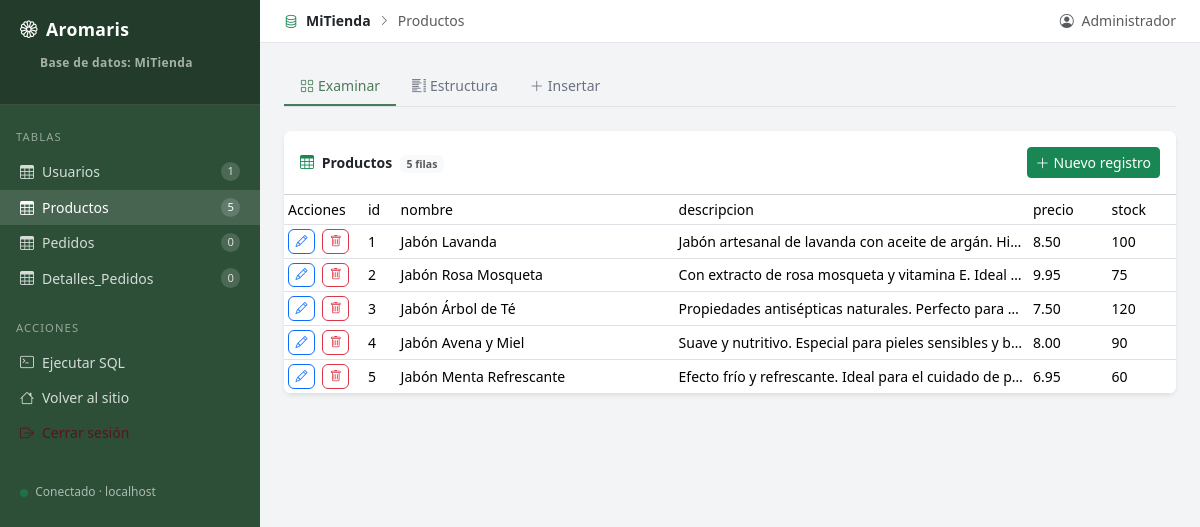
/admin.php?tabla=Productos&accion=browse (signed in), run on the app's committed database.
### tables this page shows
CREATE TABLE IF NOT EXISTS Productos (
    id INT AUTO_INCREMENT PRIMARY KEY,
    nombre VARCHAR(150) NOT NULL,
    descripcion TEXT,
    precio DECIMAL(10, 2) NOT NULL,
    stock INT DEFAULT 0
);

### src/admin.php (the view, shortened to what this page needs)
<?php
$tablas_permitidas = ['Usuarios', 'Productos', 'Pedidos', 'Detalles_Pedidos'];
$tabla_activa = $_GET['tabla'] ?? 'Usuarios';
$accion   = $_GET['accion']   ?? 'browse';
$columnas   = [];
$filas      = [];
try {
    $db = getDB();
    $stmt = $db->query("DESCRIBE `$tabla_activa`");
    $columnas = $stmt->fetchAll();
    if ($accion === 'browse' || $accion === 'delete') {
        $limite  = 50;
        $pagina  = max(1, (int)($_GET['p'] ?? 1));
        $offset  = ($pagina - 1) * $limite;
        $total   = $db->query("SELECT COUNT(*) FROM `$tabla_activa`")->fetchColumn();
        $filas   = $db->query("SELECT * FROM `$tabla_activa` LIMIT $limite OFFSET $offset")->fetchAll();
    }
    $stats = [];
    foreach ($tablas_permitidas as $t) {
        $stats[$t] = $db->query("SELECT COUNT(*) FROM `$t`")->fetchColumn();
    }
} catch (PDOException $e) {
    $sql_error = 'Error de base de datos: ' . $e->getMessage();
}
$pk_col = $columnas[0]['Field'] ?? 'id';
?>
<!DOCTYPE html>
<html lang="es">
<head>
    <link href="https://cdn.jsdelivr.net/npm/bootstrap@5.3.3/dist/css/bootstrap.min.css" rel="stylesheet">
    <link href="https://cdn.jsdelivr.net/npm/bootstrap-icons@1.11.3/font/bootstrap-icons.min.css" rel="stylesheet">
</head>
<body>
<aside id="sidebar">
    <div class="sidebar-brand">
        <i class="bi bi-flower1 me-2"></i>Aromaris
        <div class="db-info mt-1">Base de datos: <strong>MiTienda</strong></div>
    </div>
    <div class="nav-section">Tablas</div>
    <nav class="nav flex-column">
        <?php foreach ($tablas_permitidas as $t): ?>
        <a href="?tabla=<?= $t ?>&accion=browse"
           class="nav-link <?= $t === $tabla_activa ? 'active' : '' ?>">
            <i class="bi bi-table"></i> <?= $t ?>
            <span class="badge-count"><?= $stats[$t] ?? 0 ?></span>
        </a>
        <?php endforeach; ?>
    </nav>
    <div class="nav-section mt-3">Acciones</div>
    <nav class="nav flex-column">
        <a href="?tabla=<?= $tabla_activa ?>&accion=sql" class="nav-link <?= $accion==='sql' ? 'active':'' ?>">
            <i class="bi bi-terminal"></i> Ejecutar SQL
        </a>
        <a href="index.php" class="nav-link">
            <i class="bi bi-house"></i> Volver al sitio
        </a>
        <a href="index.php?logout=1" class="nav-link text-danger-emphasis">
            <i class="bi bi-box-arrow-right"></i> Cerrar sesión
        </a>
    </nav>
    <div class="db-info mt-4">
        <i class="bi bi-circle-fill text-success me-1" style="font-size:.5rem"></i>
        Conectado · <?= DB_HOST ?>
    </div>
</aside>
<div id="main-content">
    <div class="topbar d-flex align-items-center justify-content-between gap-3">
        <div class="d-flex align-items-center gap-2">
            <i class="bi bi-database text-success"></i>
            <span class="fw-semibold">MiTienda</span>
            <i class="bi bi-chevron-right text-muted" style="font-size:.7rem"></i>
            <span class="text-muted"><?= htmlspecialchars($tabla_activa) ?></span>
        </div>
        <div class="text-muted">
            <i class="bi bi-person-circle me-1"></i>
            <?= htmlspecialchars($_SESSION['usuario']) ?>
        </div>
    </div>
    <div class="p-4">
        <?php if ($accion !== 'sql'): ?>
        <ul class="nav action-tabs border-bottom mb-4">
            <li class="nav-item">
                <a class="nav-link <?= $accion==='browse'?'active':'' ?>" href="?tabla=<?= $tabla_activa ?>&accion=browse">
                    <i class="bi bi-grid me-1"></i>Examinar
                </a>
            </li>
            <li class="nav-item">
                <a class="nav-link <?= $accion==='structure'?'active':'' ?>" href="?tabla=<?= $tabla_activa ?>&accion=structure">
                    <i class="bi bi-list-columns me-1"></i>Estructura
                </a>
            </li>
            <li class="nav-item">
                <a class="nav-link <?= $accion==='insert'?'active':'' ?>" href="?tabla=<?= $tabla_activa ?>&accion=insert">
                    <i class="bi bi-plus-lg me-1"></i>Insertar
                </a>
            </li>
        </ul>
        <?php endif; ?>
        <?php if ($accion === 'browse'): ?>
        <div class="card border-0 shadow-sm rounded-3 overflow-hidden">
            <div class="card-header bg-white d-flex justify-content-between align-items-center py-3">
                <span class="fw-semibold">
                    <i class="bi bi-table me-1 text-success"></i>
                    <?= htmlspecialchars($tabla_activa) ?>
                    <span class="badge bg-light text-muted ms-1"><?= $total ?? 0 ?> filas</span>
                </span>
                <a href="?tabla=<?= $tabla_activa ?>&accion=insert" class="btn btn-sm btn-success">
                    <i class="bi bi-plus-lg me-1"></i>Nuevo registro
                </a>
            </div>
            <div class="card-body p-0">
                <?php if ($filas): ?>
                <div class="table-responsive">
                    <table class="table table-admin table-sm table-hover mb-0">
                        <thead>
                            <tr>
                                <th style="width:80px">Acciones</th>
                                <?php foreach (array_keys($filas[0]) as $col): ?>
                                    <th><?= htmlspecialchars($col) ?></th>
                                <?php endforeach; ?>
                            </tr>
                        </thead>
                        <tbody>
                        <?php foreach ($filas as $fila): ?>
                            <tr>
                                <td>
                                    <a href="?tabla=<?= $tabla_activa ?>&accion=edit&pk_col=<?= urlencode($pk_col) ?>&pk_val=<?= urlencode($fila[$pk_col]) ?>"
                                       class="btn btn-xs btn-outline-primary" style="font-size:.75rem;padding:.15rem .4rem"
                                       title="Editar"><i class="bi bi-pencil"></i></a>
                                    <a href="?tabla=<?= $tabla_activa ?>&accion=delete&pk_col=<?= urlencode($pk_col) ?>&pk_val=<?= urlencode($fila[$pk_col]) ?>"
                                       class="btn btn-xs btn-outline-danger ms-1" style="font-size:.75rem;padding:.15rem .4rem"
                                       title="Eliminar"
                                       onclick="return confirm('¿Eliminar este registro?')"><i class="bi bi-trash"></i></a>
                                </td>
                                <?php foreach ($fila as $val): ?>
                                    <td title="<?= htmlspecialchars((string)$val) ?>">
                                        <?= $val === null
                                            ? '<span class="text-muted fst-italic">NULL</span>'
                                            : htmlspecialchars(mb_strimwidth((string)$val, 0, 60, '…')) ?>
                                    </td>
                                <?php endforeach; ?>
                            </tr>
                        <?php endforeach; ?>
                        </tbody>
                    </table>
                </div>
                <?php endif; ?>
            </div>
        </div>
        <?php endif; ?>
    </div>
</div>
</body>
</html>

### src/admin.php (style rules this page uses)
:root { --a-green: #4a7c59; --a-green-dark: #2d4f38; --a-green-lt: #e8f3ec; --sidebar-w: 260px; }
body { font-size: .875rem; background: #f3f4f6; }
#sidebar { width: var(--sidebar-w); min-height: 100vh; background: var(--a-green-dark); color: #fff; position: fixed; top: 0; left: 0; overflow-y: auto; z-index: 1040; }
#sidebar .sidebar-brand { background: rgba(0,0,0,.25); padding: 1rem 1.25rem; font-size: 1.1rem; font-weight: 700; letter-spacing: .02em; border-bottom: 1px solid rgba(255,255,255,.1); }
#sidebar .nav-section { padding: .5rem 1rem; font-size: .7rem; text-transform: uppercase; letter-spacing: .1em; opacity: .5; margin-top: 1rem; }
#sidebar .nav-link { color: rgba(255,255,255,.8); padding: .45rem 1.25rem; border-radius: 0; display: flex; align-items: center; gap: .5rem; transition: background .15s; }
#sidebar .nav-link:hover, #sidebar .nav-link.active { background: rgba(255,255,255,.12); color: #fff; }
#sidebar .badge-count { margin-left: auto; font-size: .7rem; background: rgba(255,255,255,.15); border-radius: 999px; padding: .1em .55em; }
#sidebar .db-info { font-size: .75rem; opacity: .6; padding: .5rem 1.25rem 1rem; }
#main-content { margin-left: var(--sidebar-w); min-height: 100vh; }
.topbar { background: #fff; border-bottom: 1px solid #e5e7eb; padding: .65rem 1.5rem; position: sticky; top: 0; z-index: 1030; }
.action-tabs .nav-link { color: #6b7280; border-radius: 0; border-bottom: 2px solid transparent; padding: .5rem 1rem; }
.action-tabs .nav-link.active { color: var(--a-green); border-bottom-color: var(--a-green); background: transparent; }
.table-admin thead { background: var(--a-green); color: #fff; }
.table-admin thead th { font-weight: 500; white-space: nowrap; }
.table-admin td { vertical-align: middle; max-width: 220px; overflow: hidden; text-overflow: ellipsis; white-space: nowrap; }

### data on the page
productos: id "1", nombre "Jabón Lavanda", descripcion "Jabón artesanal de lavanda con aceite de argán. Hi…", precio "8.50", stock "100"
productos: id "2", nombre "Jabón Rosa Mosqueta", descripcion "Con extracto de rosa mosqueta y vitamina E. Ideal…", precio "9.95", stock "75"
productos: id "3", nombre "Jabón Árbol de Té", descripcion "Propiedades antisépticas naturales. Perfecto para…", precio "7.50", stock "120"
productos: id "4", nombre "Jabón Avena y Miel", descripcion "Suave y nutritivo. Especial para pieles sensibles y b…", precio "8.00", stock "90"
productos: id "5", nombre "Jabón Menta Refrescante", descripcion "Efecto frío y refrescante. Ideal para el cuidado de p…", precio "6.95", stock "60"

### other printed values
$t "Usuarios"
$stats[$t] "1"
$t "Productos"
$stats[$t] "5"
$t "Pedidos"
$stats[$t] "0"
$t "Detalles_Pedidos"
DB_HOST "localhost"
$tabla_activa "Productos"
$_SESSION['usuario'] "Administrador"
$total "5"
$col "id"
$col "nombre"
$col "descripcion"
$col "precio"
